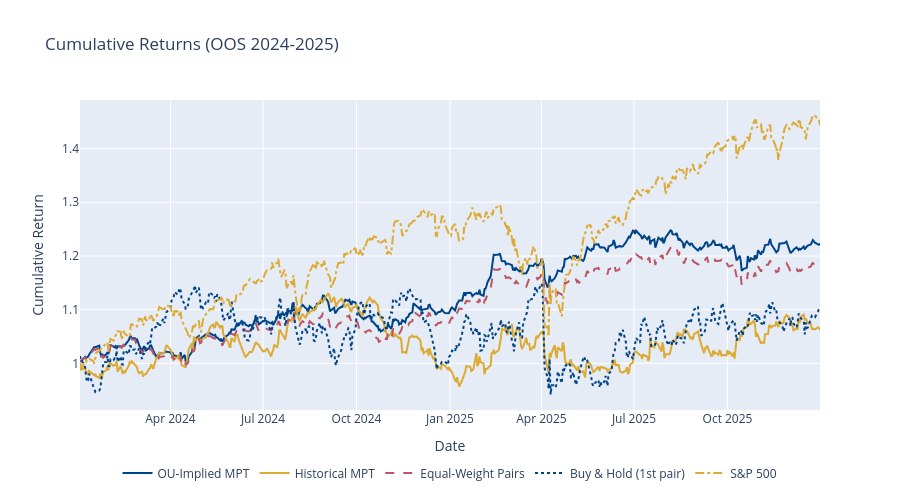

Notebook code cell kept with this figure:
### Markdown cell above
### Plotly: Interactive Cumulative Returns

Cumulative growth of \$1 invested at the start of the OOS period (2024--2025) for each strategy and benchmark. The OU-Implied MPT uses spread-space minimum-variance weights; Historical MPT uses asset-space minimum-variance weights.

### Code cell
cum_ou   = (1 + ou_portfolio_returns).cumprod()
cum_hist = (1 + hist_portfolio_returns).cumprod()
cum_eq   = (1 + benchmarks["equal_weight_pairs"]).cumprod()
cum_bh   = (1 + benchmarks["buy_hold_pair"]).cumprod()
cum_spy  = (1 + benchmarks["sp500"]).cumprod()

fig_plotly = go.Figure()
fig_plotly.add_trace(go.Scatter(x=cum_ou.index, y=cum_ou.values, name="OU-Implied MPT",
                                line=dict(color=COLORS[0])))
fig_plotly.add_trace(go.Scatter(x=cum_hist.index, y=cum_hist.values, name="Historical MPT",
                                line=dict(color=COLORS[1])))
fig_plotly.add_trace(go.Scatter(x=cum_eq.index, y=cum_eq.values, name="Equal-Weight Pairs",
                                line=dict(color=COLORS[2], dash="dash")))
fig_plotly.add_trace(go.Scatter(x=cum_bh.index, y=cum_bh.values, name="Buy & Hold (1st pair)",
                                line=dict(color=COLORS[3], dash="dot")))
fig_plotly.add_trace(go.Scatter(x=cum_spy.index, y=cum_spy.values, name="S&P 500",
                                line=dict(color=COLORS[4] if len(COLORS) > 4 else "grey", dash="dashdot")))
fig_plotly.update_layout(
    title="Cumulative Returns (OOS 2024-2025)",
    yaxis_title="Cumulative Return", xaxis_title="Date",
    legend=dict(orientation="h", yanchor="bottom", y=-0.25, xanchor="center", x=0.5),
    height=500,
)
fig_plotly.show()

### Figure 1 — Plotly figure (JSON) as saved in the notebook; plotly's stock layout.template omitted (floating-point values rounded to 4 significant figures; data arrays with more than 128 entries replaced by an {"elided": "..."} marker saying what was removed)
{"data": [{"line": {"color": "#004488"}, "name": "OU-Implied MPT", "type": "scatter", "x": {"elided": "501 str values"}, "y": {"elided": "501 float values"}}, {"line": {"color": "#DDAA33"}, "name": "Historical MPT", "type": "scatter", "x": {"elided": "501 str values"}, "y": {"elided": "501 float values"}}, {"line": {"color": "#BB5566", "dash": "dash"}, "name": "Equal-Weight Pairs", "type": "scatter", "x": {"elided": "501 str values"}, "y": {"elided": "501 float values"}}, {"line": {"color": "#004488", "dash": "dot"}, "name": "Buy & Hold (1st pair)", "type": "scatter", "x": {"elided": "501 str values"}, "y": {"elided": "501 float values"}}, {"line": {"color": "#DDAA33", "dash": "dashdot"}, "name": "S&P 500", "type": "scatter", "x": {"elided": "501 str values"}, "y": {"elided": "501 float values"}}], "layout": {"height": 500, "legend": {"orientation": "h", "x": 0.5, "xanchor": "center", "y": -0.25, "yanchor": "bottom"}, "title": {"text": "Cumulative Returns (OOS 2024-2025)"}, "xaxis": {"title": {"text": "Date"}}, "yaxis": {"title": {"text": "Cumulative Return"}}}}
